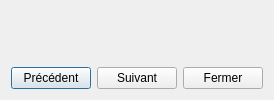
<?xml version="1.0" encoding="UTF-8"?>
<ui version="4.0">
 <class>TutorialDialog</class>
 <widget class="QDialog" name="TutorialDialog">
  <layout class="QVBoxLayout" name="verticalLayout">
   <item>
    <widget class="QLabel" name="labelStep">
     <property name="wordWrap"><bool>true</bool></property>
     <property name="alignment"><set>Qt::AlignCenter</set></property>
    </widget>
   </item>
   <item>
    <layout class="QHBoxLayout" name="horizontalLayout">
     <item><widget class="QPushButton" name="buttonPrev"><property name="text"><string>Précédent</string></property></widget></item>
     <item><widget class="QPushButton" name="buttonNext"><property name="text"><string>Suivant</string></property></widget></item>
     <item><widget class="QPushButton" name="buttonClose"><property name="text"><string>Fermer</string></property></widget></item>
    </layout>
   </item>
  </layout>
 </widget>
 <resources/>
 <connections/>
</ui>
